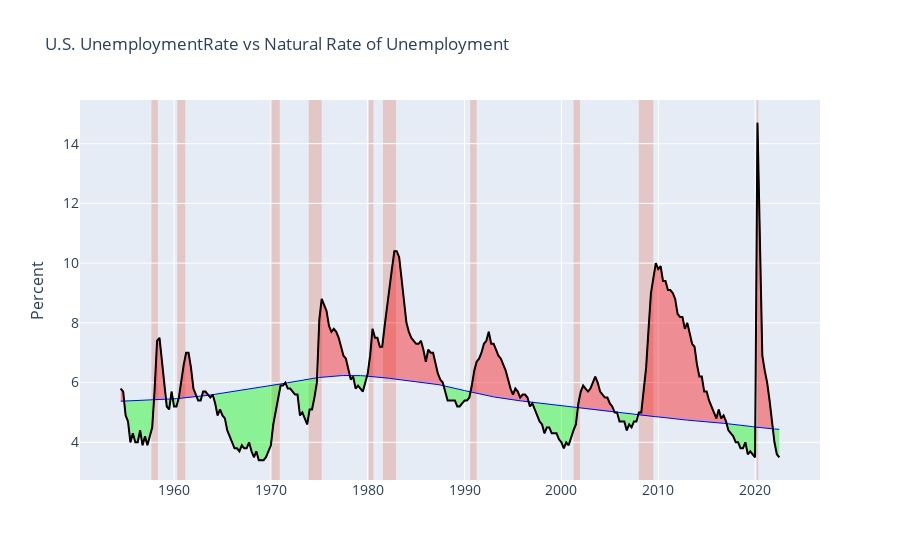

Notebook code cell kept with this figure:
### Code cell
UNRATE = pd.DataFrame(fred.get_series('UNRATE'))
NROU = pd.DataFrame(fred.get_series('NROU'))

# sample data
df = pd.DataFrame()
df['USREC'] = srty['USREC']
df['y'] = UNRATE.iloc[:,0]
df['ma1'] = NROU.iloc[:,0]
df['ma2'] = UNRATE.iloc[:,0]
df=df.dropna()
df1 = df.copy()

# split data into chunks where averages cross each other
df['label'] = np.where(df['ma1']>df['ma2'], 1, 0)
df['group'] = df['label'].ne(df['label'].shift()).cumsum()
df = df.groupby('group')
dfs = []
for name, data in df:
    dfs.append(data)

# custom function to set fill color
def fillcol(label):
    if label >= 1:
        return 'rgba(0,250,0,0.4)'
    else:
        return 'rgba(250,0,0,0.4)'

fig = go.Figure()

for df in dfs:
    fig.add_traces(go.Scatter(x=df.index, y = df.ma1,
                              line = dict(color='rgba(0,0,0,0)')))
    
    fig.add_traces(go.Scatter(x=df.index, y = df.ma2,
                              line = dict(color='rgba(0,0,0,0)'),
                              fill='tonexty', 
                              fillcolor = fillcol(df['label'].iloc[0])))

# include averages
fig.add_traces(go.Scatter(x=df1.index, y = df1.ma1,
                          line = dict(color = 'blue', width=1)))

fig.add_traces(go.Scatter(x=df1.index, y = df1.ma2,
                          line = dict(color = 'red', width=1)))

# include main time-series
fig.add_traces(go.Scatter(x=df1.index, y = df1.y,
                          line = dict(color = 'black', width=2)))

fig.update_layout(
        title='U.S. UnemploymentRate vs Natural Rate of Unemployment',
        xaxis_tickfont_size=14,
        yaxis=dict(
            title='Percent',
            titlefont_size=16,
            tickfont_size=14,
        ),
        legend=dict(
            x=0,
            y=1.0,
            bgcolor='rgba(255, 255, 255, 0)',
            bordercolor='rgba(255, 255, 255, 0)'
        ),
        barmode='group',
        bargap=0.15, # gap between bars of adjacent location coordinates.
        bargroupgap=0.1 # gap between bars of the same location coordinate.
    )

# Highlight areas according to the even_type
current = ''
changes = []

for ind in srty.index:
    if current != srty['USREC'][ind]:
        current = srty['USREC'][ind]
        changes.append([srty['date'][ind],srty['USREC'][ind]])


color_dict= {'Yes':'#d9330d','No':'#e5ecf6',}

for i, val in enumerate(changes):
    if (i+1) == len(changes):
            changes_last_date = changes[-1][0]
            changes_last_state = changes[-1][1]
            last_date= srty['date'].iloc[-1]
            fig.add_vrect(
                          x0=changes_last_date, x1=last_date,
                          fillcolor=color_dict[changes_last_state], opacity=0.2,
                          layer="below", line_width=0)

    else:
          

        if changes[i][1] =='Yes':
            fig.add_vrect(
                        x0=changes[i][0], x1=changes[i+1][0],
                        fillcolor=color_dict['Yes'], opacity=0.2,
                        layer="below", line_width=0)


fig.update_layout(showlegend=False)
fig.show()

### Figure 1 — Plotly figure (JSON) as saved in the notebook; plotly's stock layout.template omitted (floating-point values rounded to 4 significant figures; data arrays with more than 128 entries replaced by an {"elided": "..."} marker saying what was removed)
{"data": [{"line": {"color": "rgba(0,0,0,0)"}, "type": "scatter", "x": ["1954-07-01T00:00:00", "1954-10-01T00:00:00"], "y": [5.376, 5.379]}, {"fill": "tonexty", "fillcolor": "rgba(250,0,0,0.4)", "line": {"color": "rgba(0,0,0,0)"}, "type": "scatter", "x": ["1954-07-01T00:00:00", "1954-10-01T00:00:00"], "y": [5.8, 5.7]}, {"line": {"color": "rgba(0,0,0,0)"}, "type": "scatter", "x": ["1955-01-01T00:00:00", "1955-04-01T00:00:00", "1955-07-01T00:00:00", "1955-10-01T00:00:00", "1956-01-01T00:00:00", "1956-04-01T00:00:00", "1956-07-01T00:00:00", "1956-10-01T00:00:00", "1957-01-01T00:00:00", "1957-04-01T00:00:00", "1957-07-01T00:00:00", "1957-10-01T00:00:00"], "y": [5.381, 5.384, 5.386, 5.389, 5.391, 5.393, 5.396, 5.398, 5.401, 5.404, 5.407, 5.411]}, {"fill": "tonexty", "fillcolor": "rgba(0,250,0,0.4)", "line": {"color": "rgba(0,0,0,0)"}, "type": "scatter", "x": ["1955-01-01T00:00:00", "1955-04-01T00:00:00", "1955-07-01T00:00:00", "1955-10-01T00:00:00", "1956-01-01T00:00:00", "1956-04-01T00:00:00", "1956-07-01T00:00:00", "1956-10-01T00:00:00", "1957-01-01T00:00:00", "1957-04-01T00:00:00", "1957-07-01T00:00:00", "1957-10-01T00:00:00"], "y": [4.9, 4.7, 4, 4.3, 4, 4, 4.4, 3.9, 4.2, 3.9, 4.2, 4.5]}, {"line": {"color": "rgba(0,0,0,0)"}, "type": "scatter", "x": ["1958-01-01T00:00:00", "1958-04-01T00:00:00", "1958-07-01T00:00:00", "1958-10-01T00:00:00", "1959-01-01T00:00:00"], "y": [5.414, 5.418, 5.423, 5.427, 5.433]}, {"fill": "tonexty", "fillcolor": "rgba(250,0,0,0.4)", "line": {"color": "rgba(0,0,0,0)"}, "type": "scatter", "x": ["1958-01-01T00:00:00", "1958-04-01T00:00:00", "1958-07-01T00:00:00", "1958-10-01T00:00:00", "1959-01-01T00:00:00"], "y": [5.8, 7.4, 7.5, 6.7, 6]}, {"line": {"color": "rgba(0,0,0,0)"}, "type": "scatter", "x": ["1959-04-01T00:00:00", "1959-07-01T00:00:00"], "y": [5.438, 5.444]}, {"fill": "tonexty", "fillcolor": "rgba(0,250,0,0.4)", "line": {"color": "rgba(0,0,0,0)"}, "type": "scatter", "x": ["1959-04-01T00:00:00", "1959-07-01T00:00:00"], "y": [5.2, 5.1]}, {"line": {"color": "rgba(0,0,0,0)"}, "type": "scatter", "x": ["1959-10-01T00:00:00"], "y": [5.45]}, {"fill": "tonexty", "fillcolor": "rgba(250,0,0,0.4)", "line": {"color": "rgba(0,0,0,0)"}, "type": "scatter", "x": ["1959-10-01T00:00:00"], "y": [5.7]}, {"line": {"color": "rgba(0,0,0,0)"}, "type": "scatter", "x": ["1960-01-01T00:00:00", "1960-04-01T00:00:00"], "y": [5.456, 5.463]}, {"fill": "tonexty", "fillcolor": "rgba(0,250,0,0.4)", "line": {"color": "rgba(0,0,0,0)"}, "type": "scatter", "x": ["1960-01-01T00:00:00", "1960-04-01T00:00:00"], "y": [5.2, 5.2]}, {"line": {"color": "rgba(0,0,0,0)"}, "type": "scatter", "x": ["1960-07-01T00:00:00", "1960-10-01T00:00:00", "1961-01-01T00:00:00", "1961-04-01T00:00:00", "1961-07-01T00:00:00", "1961-10-01T00:00:00", "1962-01-01T00:00:00", "1962-04-01T00:00:00"], "y": [5.47, 5.477, 5.484, 5.491, 5.499, 5.506, 5.515, 5.523]}, {"fill": "tonexty", "fillcolor": "rgba(250,0,0,0.4)", "line": {"color": "rgba(0,0,0,0)"}, "type": "scatter", "x": ["1960-07-01T00:00:00", "1960-10-01T00:00:00", "1961-01-01T00:00:00", "1961-04-01T00:00:00", "1961-07-01T00:00:00", "1961-10-01T00:00:00", "1962-01-01T00:00:00", "1962-04-01T00:00:00"], "y": [5.5, 6.1, 6.6, 7, 7, 6.5, 5.8, 5.6]}, {"line": {"color": "rgba(0,0,0,0)"}, "type": "scatter", "x": ["1962-07-01T00:00:00", "1962-10-01T00:00:00"], "y": [5.532, 5.541]}, {"fill": "tonexty", "fillcolor": "rgba(0,250,0,0.4)", "line": {"color": "rgba(0,0,0,0)"}, "type": "scatter", "x": ["1962-07-01T00:00:00", "1962-10-01T00:00:00"], "y": [5.4, 5.4]}, {"line": {"color": "rgba(0,0,0,0)"}, "type": "scatter", "x": ["1963-01-01T00:00:00", "1963-04-01T00:00:00", "1963-07-01T00:00:00"], "y": [5.551, 5.562, 5.572]}, {"fill": "tonexty", "fillcolor": "rgba(250,0,0,0.4)", "line": {"color": "rgba(0,0,0,0)"}, "type": "scatter", "x": ["1963-01-01T00:00:00", "1963-04-01T00:00:00", "1963-07-01T00:00:00"], "y": [5.7, 5.7, 5.6]}, {"line": {"color": "rgba(0,0,0,0)"}, "type": "scatter", "x": ["1963-10-01T00:00:00"], "y": [5.584]}, {"fill": "tonexty", "fillcolor": "rgba(0,250,0,0.4)", "line": {"color": "rgba(0,0,0,0)"}, "type": "scatter", "x": ["1963-10-01T00:00:00"], "y": [5.5]}, {"line": {"color": "rgba(0,0,0,0)"}, "type": "scatter", "x": ["1964-01-01T00:00:00"], "y": [5.596]}, {"fill": "tonexty", "fillcolor": "rgba(250,0,0,0.4)", "line": {"color": "rgba(0,0,0,0)"}, "type": "scatter", "x": ["1964-01-01T00:00:00"], "y": [5.6]}, {"line": {"color": "rgba(0,0,0,0)"}, "type": "scatter", "x": ["1964-04-01T00:00:00", "1964-07-01T00:00:00", "1964-10-01T00:00:00", "1965-01-01T00:00:00", "1965-04-01T00:00:00", "1965-07-01T00:00:00", "1965-10-01T00:00:00", "1966-01-01T00:00:00", "1966-04-01T00:00:00", "1966-07-01T00:00:00", "1966-10-01T00:00:00", "1967-01-01T00:00:00", "1967-04-01T00:00:00", "1967-07-01T00:00:00", "1967-10-01T00:00:00", "1968-01-01T00:00:00", "1968-04-01T00:00:00", "1968-07-01T00:00:00", "1968-10-01T00:00:00", "1969-01-01T00:00:00", "1969-04-01T00:00:00", "1969-07-01T00:00:00", "1969-10-01T00:00:00", "1970-01-01T00:00:00", "1970-04-01T00:00:00", "1970-07-01T00:00:00", "1970-10-01T00:00:00", "1971-01-01T00:00:00", "1971-04-01T00:00:00"], "y": [5.608, 5.62, 5.633, 5.646, 5.659, 5.672, 5.685, 5.698, 5.711, 5.723, 5.735, 5.747, 5.758, 5.77, 5.781, 5.792, 5.804, 5.815, 5.827, 5.839, 5.851, 5.864, 5.877, 5.89, 5.904, 5.918, 5.933, 5.948, 5.963]}, {"fill": "tonexty", "fillcolor": "rgba(0,250,0,0.4)", "line": {"color": "rgba(0,0,0,0)"}, "type": "scatter", "x": ["1964-04-01T00:00:00", "1964-07-01T00:00:00", "1964-10-01T00:00:00", "1965-01-01T00:00:00", "1965-04-01T00:00:00", "1965-07-01T00:00:00", "1965-10-01T00:00:00", "1966-01-01T00:00:00", "1966-04-01T00:00:00", "1966-07-01T00:00:00", "1966-10-01T00:00:00", "1967-01-01T00:00:00", "1967-04-01T00:00:00", "1967-07-01T00:00:00", "1967-10-01T00:00:00", "1968-01-01T00:00:00", "1968-04-01T00:00:00", "1968-07-01T00:00:00", "1968-10-01T00:00:00", "1969-01-01T00:00:00", "1969-04-01T00:00:00", "1969-07-01T00:00:00", "1969-10-01T00:00:00", "1970-01-01T00:00:00", "1970-04-01T00:00:00", "1970-07-01T00:00:00", "1970-10-01T00:00:00", "1971-01-01T00:00:00", "1971-04-01T00:00:00"], "y": [5.3, 4.9, 5.1, 4.9, 4.8, 4.4, 4.2, 4, 3.8, 3.8, 3.7, 3.9, 3.8, 3.8, 4, 3.7, 3.5, 3.7, 3.4, 3.4, 3.4, 3.5, 3.7, 3.9, 4.6, 5, 5.5, 5.9, 5.9]}, {"line": {"color": "rgba(0,0,0,0)"}, "type": "scatter", "x": ["1971-07-01T00:00:00"], "y": [5.979]}, {"fill": "tonexty", "fillcolor": "rgba(250,0,0,0.4)", "line": {"color": "rgba(0,0,0,0)"}, "type": "scatter", "x": ["1971-07-01T00:00:00"], "y": [6]}, {"line": {"color": "rgba(0,0,0,0)"}, "type": "scatter", "x": ["1971-10-01T00:00:00", "1972-01-01T00:00:00", "1972-04-01T00:00:00", "1972-07-01T00:00:00", "1972-10-01T00:00:00", "1973-01-01T00:00:00", "1973-04-01T00:00:00", "1973-07-01T00:00:00", "1973-10-01T00:00:00", "1974-01-01T00:00:00", "1974-04-01T00:00:00", "1974-07-01T00:00:00", "1974-10-01T00:00:00"], "y": [5.994, 6.01, 6.026, 6.041, 6.057, 6.072, 6.086, 6.1, 6.114, 6.127, 6.139, 6.15, 6.161]}, {"fill": "tonexty", "fillcolor": "rgba(0,250,0,0.4)", "line": {"color": "rgba(0,0,0,0)"}, "type": "scatter", "x": ["1971-10-01T00:00:00", "1972-01-01T00:00:00", "1972-04-01T00:00:00", "1972-07-01T00:00:00", "1972-10-01T00:00:00", "1973-01-01T00:00:00", "1973-04-01T00:00:00", "1973-07-01T00:00:00", "1973-10-01T00:00:00", "1974-01-01T00:00:00", "1974-04-01T00:00:00", "1974-07-01T00:00:00", "1974-10-01T00:00:00"], "y": [5.8, 5.8, 5.7, 5.6, 5.6, 4.9, 5, 4.8, 4.6, 5.1, 5.1, 5.5, 6]}, {"line": {"color": "rgba(0,0,0,0)"}, "type": "scatter", "x": ["1975-01-01T00:00:00", "1975-04-01T00:00:00", "1975-07-01T00:00:00", "1975-10-01T00:00:00", "1976-01-01T00:00:00", "1976-04-01T00:00:00", "1976-07-01T00:00:00", "1976-10-01T00:00:00", "1977-01-01T00:00:00", "1977-04-01T00:00:00", "1977-07-01T00:00:00", "1977-10-01T00:00:00", "1978-01-01T00:00:00"], "y": [6.171, 6.18, 6.189, 6.197, 6.205, 6.211, 6.218, 6.223, 6.228, 6.232, 6.235, 6.238, 6.239]}, {"fill": "tonexty", "fillcolor": "rgba(250,0,0,0.4)", "line": {"color": "rgba(0,0,0,0)"}, "type": "scatter", "x": ["1975-01-01T00:00:00", "1975-04-01T00:00:00", "1975-07-01T00:00:00", "1975-10-01T00:00:00", "1976-01-01T00:00:00", "1976-04-01T00:00:00", "1976-07-01T00:00:00", "1976-10-01T00:00:00", "1977-01-01T00:00:00", "1977-04-01T00:00:00", "1977-07-01T00:00:00", "1977-10-01T00:00:00", "1978-01-01T00:00:00"], "y": [8.1, 8.8, 8.6, 8.4, 7.9, 7.7, 7.8, 7.7, 7.5, 7.2, 6.9, 6.8, 6.4]}, {"line": {"color": "rgba(0,0,0,0)"}, "type": "scatter", "x": ["1978-04-01T00:00:00", "1978-07-01T00:00:00", "1978-10-01T00:00:00", "1979-01-01T00:00:00", "1979-04-01T00:00:00", "1979-07-01T00:00:00", "1979-10-01T00:00:00"], "y": [6.24, 6.24, 6.238, 6.236, 6.233, 6.228, 6.223]}, {"fill": "tonexty", "fillcolor": "rgba(0,250,0,0.4)", "line": {"color": "rgba(0,0,0,0)"}, "type": "scatter", "x": ["1978-04-01T00:00:00", "1978-07-01T00:00:00", "1978-10-01T00:00:00", "1979-01-01T00:00:00", "1979-04-01T00:00:00", "1979-07-01T00:00:00", "1979-10-01T00:00:00"], "y": [6.1, 6.2, 5.8, 5.9, 5.8, 5.7, 6]}, {"line": {"color": "rgba(0,0,0,0)"}, "type": "scatter", "x": ["1980-01-01T00:00:00", "1980-04-01T00:00:00", "1980-07-01T00:00:00", "1980-10-01T00:00:00", "1981-01-01T00:00:00", "1981-04-01T00:00:00", "1981-07-01T00:00:00", "1981-10-01T00:00:00", "1982-01-01T00:00:00", "1982-04-01T00:00:00", "1982-07-01T00:00:00", "1982-10-01T00:00:00", "1983-01-01T00:00:00", "1983-04-01T00:00:00", "1983-07-01T00:00:00", "1983-10-01T00:00:00", "1984-01-01T00:00:00", "1984-04-01T00:00:00", "1984-07-01T00:00:00", "1984-10-01T00:00:00", "1985-01-01T00:00:00", "1985-04-01T00:00:00", "1985-07-01T00:00:00", "1985-10-01T00:00:00", "1986-01-01T00:00:00", "1986-04-01T00:00:00", "1986-07-01T00:00:00", "1986-10-01T00:00:00", "1987-01-01T00:00:00", "1987-04-01T00:00:00", "1987-07-01T00:00:00", "1987-10-01T00:00:00"], "y": [6.217, 6.211, 6.203, 6.195, 6.187, 6.178, 6.169, 6.16, 6.151, 6.141, 6.132, 6.122, 6.113, 6.104, 6.094, 6.085, 6.076, 6.067, 6.058, 6.048, 6.039, 6.029, 6.019, 6.009, 5.998, 5.986, 5.974, 5.961, 5.948, 5.933, 5.918, 5.902]}, {"fill": "tonexty", "fillcolor": "rgba(250,0,0,0.4)", "line": {"color": "rgba(0,0,0,0)"}, "type": "scatter", "x": ["1980-01-01T00:00:00", "1980-04-01T00:00:00", "1980-07-01T00:00:00", "1980-10-01T00:00:00", "1981-01-01T00:00:00", "1981-04-01T00:00:00", "1981-07-01T00:00:00", "1981-10-01T00:00:00", "1982-01-01T00:00:00", "1982-04-01T00:00:00", "1982-07-01T00:00:00", "1982-10-01T00:00:00", "1983-01-01T00:00:00", "1983-04-01T00:00:00", "1983-07-01T00:00:00", "1983-10-01T00:00:00", "1984-01-01T00:00:00", "1984-04-01T00:00:00", "1984-07-01T00:00:00", "1984-10-01T00:00:00", "1985-01-01T00:00:00", "1985-04-01T00:00:00", "1985-07-01T00:00:00", "1985-10-01T00:00:00", "1986-01-01T00:00:00", "1986-04-01T00:00:00", "1986-07-01T00:00:00", "1986-10-01T00:00:00", "1987-01-01T00:00:00", "1987-04-01T00:00:00", "1987-07-01T00:00:00", "1987-10-01T00:00:00"], "y": [6.3, 6.9, 7.8, 7.5, 7.5, 7.2, 7.2, 7.9, 8.6, 9.3, 9.8, 10.4, 10.4, 10.2, 9.4, 8.8, 8, 7.7, 7.5, 7.4, 7.3, 7.3, 7.4, 7.1, 6.7, 7.1, 7, 7, 6.6, 6.3, 6.1, 6]}, {"line": {"color": "rgba(0,0,0,0)"}, "type": "scatter", "x": ["1988-01-01T00:00:00", "1988-04-01T00:00:00", "1988-07-01T00:00:00", "1988-10-01T00:00:00", "1989-01-01T00:00:00", "1989-04-01T00:00:00", "1989-07-01T00:00:00", "1989-10-01T00:00:00", "1990-01-01T00:00:00", "1990-04-01T00:00:00", "1990-07-01T00:00:00"], "y": [5.885, 5.867, 5.849, 5.83, 5.811, 5.792, 5.772, 5.752, 5.733, 5.713, 5.694]}, {"fill": "tonexty", "fillcolor": "rgba(0,250,0,0.4)", "line": {"color": "rgba(0,0,0,0)"}, "type": "scatter", "x": ["1988-01-01T00:00:00", "1988-04-01T00:00:00", "1988-07-01T00:00:00", "1988-10-01T00:00:00", "1989-01-01T00:00:00", "1989-04-01T00:00:00", "1989-07-01T00:00:00", "1989-10-01T00:00:00", "1990-01-01T00:00:00", "1990-04-01T00:00:00", "1990-07-01T00:00:00"], "y": [5.7, 5.4, 5.4, 5.4, 5.4, 5.2, 5.2, 5.3, 5.4, 5.4, 5.5]}, {"line": {"color": "rgba(0,0,0,0)"}, "type": "scatter", "x": ["1990-10-01T00:00:00", "1991-01-01T00:00:00", "1991-04-01T00:00:00", "1991-07-01T00:00:00", "1991-10-01T00:00:00", "1992-01-01T00:00:00", "1992-04-01T00:00:00", "1992-07-01T00:00:00", "1992-10-01T00:00:00", "1993-01-01T00:00:00", "1993-04-01T00:00:00", "1993-07-01T00:00:00", "1993-10-01T00:00:00", "1994-01-01T00:00:00", "1994-04-01T00:00:00", "1994-07-01T00:00:00", "1994-10-01T00:00:00", "1995-01-01T00:00:00", "1995-04-01T00:00:00", "1995-07-01T00:00:00", "1995-10-01T00:00:00", "1996-01-01T00:00:00", "1996-04-01T00:00:00", "1996-07-01T00:00:00"], "y": [5.675, 5.656, 5.638, 5.62, 5.603, 5.586, 5.569, 5.553, 5.538, 5.522, 5.508, 5.494, 5.48, 5.467, 5.455, 5.443, 5.431, 5.42, 5.409, 5.399, 5.389, 5.379, 5.37, 5.36]}, {"fill": "tonexty", "fillcolor": "rgba(250,0,0,0.4)", "line": {"color": "rgba(0,0,0,0)"}, "type": "scatter", "x": ["1990-10-01T00:00:00", "1991-01-01T00:00:00", "1991-04-01T00:00:00", "1991-07-01T00:00:00", "1991-10-01T00:00:00", "1992-01-01T00:00:00", "1992-04-01T00:00:00", "1992-07-01T00:00:00", "1992-10-01T00:00:00", "1993-01-01T00:00:00", "1993-04-01T00:00:00", "1993-07-01T00:00:00", "1993-10-01T00:00:00", "1994-01-01T00:00:00", "1994-04-01T00:00:00", "1994-07-01T00:00:00", "1994-10-01T00:00:00", "1995-01-01T00:00:00", "1995-04-01T00:00:00", "1995-07-01T00:00:00", "1995-10-01T00:00:00", "1996-01-01T00:00:00", "1996-04-01T00:00:00", "1996-07-01T00:00:00"], "y": [5.9, 6.4, 6.7, 6.8, 7, 7.3, 7.4, 7.7, 7.3, 7.3, 7.1, 6.9, 6.8, 6.6, 6.4, 6.1, 5.8, 5.6, 5.8, 5.7, 5.5, 5.6, 5.6, 5.5]}, {"line": {"color": "rgba(0,0,0,0)"}, "type": "scatter", "x": ["1996-10-01T00:00:00", "1997-01-01T00:00:00", "1997-04-01T00:00:00", "1997-07-01T00:00:00", "1997-10-01T00:00:00", "1998-01-01T00:00:00", "1998-04-01T00:00:00", "1998-07-01T00:00:00", "1998-10-01T00:00:00", "1999-01-01T00:00:00", "1999-04-01T00:00:00", "1999-07-01T00:00:00", "1999-10-01T00:00:00", "2000-01-01T00:00:00", "2000-04-01T00:00:00", "2000-07-01T00:00:00", "2000-10-01T00:00:00", "2001-01-01T00:00:00", "2001-04-01T00:00:00", "2001-07-01T00:00:00"], "y": [5.351, 5.342, 5.332, 5.323, 5.314, 5.304, 5.295, 5.285, 5.275, 5.265, 5.255, 5.245, 5.235, 5.225, 5.215, 5.204, 5.194, 5.183, 5.173, 5.162]}, {"fill": "tonexty", "fillcolor": "rgba(0,250,0,0.4)", "line": {"color": "rgba(0,0,0,0)"}, "type": "scatter", "x": ["1996-10-01T00:00:00", "1997-01-01T00:00:00", "1997-04-01T00:00:00", "1997-07-01T00:00:00", "1997-10-01T00:00:00", "1998-01-01T00:00:00", "1998-04-01T00:00:00", "1998-07-01T00:00:00", "1998-10-01T00:00:00", "1999-01-01T00:00:00", "1999-04-01T00:00:00", "1999-07-01T00:00:00", "1999-10-01T00:00:00", "2000-01-01T00:00:00", "2000-04-01T00:00:00", "2000-07-01T00:00:00", "2000-10-01T00:00:00", "2001-01-01T00:00:00", "2001-04-01T00:00:00", "2001-07-01T00:00:00"], "y": [5.2, 5.3, 5.1, 4.9, 4.7, 4.6, 4.3, 4.5, 4.5, 4.3, 4.3, 4.3, 4.1, 4, 3.8, 4, 3.9, 4.2, 4.4, 4.6]}, {"line": {"color": "rgba(0,0,0,0)"}, "type": "scatter", "x": ["2001-10-01T00:00:00", "2002-01-01T00:00:00", "2002-04-01T00:00:00", "2002-07-01T00:00:00", "2002-10-01T00:00:00", "2003-01-01T00:00:00", "2003-04-01T00:00:00", "2003-07-01T00:00:00", "2003-10-01T00:00:00", "2004-01-01T00:00:00", "2004-04-01T00:00:00", "2004-07-01T00:00:00", "2004-10-01T00:00:00", "2005-01-01T00:00:00", "2005-04-01T00:00:00"], "y": [5.151, 5.141, 5.13, 5.119, 5.109, 5.098, 5.088, 5.077, 5.067, 5.057, 5.047, 5.038, 5.029, 5.02, 5.012]}, {"fill": "tonexty", "fillcolor": "rgba(250,0,0,0.4)", "line": {"color": "rgba(0,0,0,0)"}, "type": "scatter", "x": ["2001-10-01T00:00:00", "2002-01-01T00:00:00", "2002-04-01T00:00:00", "2002-07-01T00:00:00", "2002-10-01T00:00:00", "2003-01-01T00:00:00", "2003-04-01T00:00:00", "2003-07-01T00:00:00", "2003-10-01T00:00:00", "2004-01-01T00:00:00", "2004-04-01T00:00:00", "2004-07-01T00:00:00", "2004-10-01T00:00:00", "2005-01-01T00:00:00", "2005-04-01T00:00:00"], "y": [5.3, 5.7, 5.9, 5.8, 5.7, 5.8, 6, 6.2, 6, 5.7, 5.6, 5.5, 5.5, 5.3, 5.2]}, {"line": {"color": "rgba(0,0,0,0)"}, "type": "scatter", "x": ["2005-07-01T00:00:00"], "y": [5.004]}, {"fill": "tonexty", "fillcolor": "rgba(0,250,0,0.4)", "line": {"color": "rgba(0,0,0,0)"}, "type": "scatter", "x": ["2005-07-01T00:00:00"], "y": [5]}, {"line": {"color": "rgba(0,0,0,0)"}, "type": "scatter", "x": ["2005-10-01T00:00:00"], "y": [4.997]}, {"fill": "tonexty", "fillcolor": "rgba(250,0,0,0.4)", "line": {"color": "rgba(0,0,0,0)"}, "type": "scatter", "x": ["2005-10-01T00:00:00"], "y": [5]}, {"line": {"color": "rgba(0,0,0,0)"}, "type": "scatter", "x": ["2006-01-01T00:00:00", "2006-04-01T00:00:00", "2006-07-01T00:00:00", "2006-10-01T00:00:00", "2007-01-01T00:00:00", "2007-04-01T00:00:00", "2007-07-01T00:00:00", "2007-10-01T00:00:00"], "y": [4.987, 4.977, 4.966, 4.955, 4.944, 4.933, 4.923, 4.913]}, {"fill": "tonexty", "fillcolor": "rgba(0,250,0,0.4)", "line": {"color": "rgba(0,0,0,0)"}, "type": "scatter", "x": ["2006-01-01T00:00:00", "2006-04-01T00:00:00", "2006-07-01T00:00:00", "2006-10-01T00:00:00", "2007-01-01T00:00:00", "2007-04-01T00:00:00", "2007-07-01T00:00:00", "2007-10-01T00:00:00"], "y": [4.7, 4.7, 4.7, 4.4, 4.6, 4.5, 4.7, 4.7]}, {"line": {"color": "rgba(0,0,0,0)"}, "type": "scatter", "x": ["2008-01-01T00:00:00", "2008-04-01T00:00:00", "2008-07-01T00:00:00", "2008-10-01T00:00:00", "2009-01-01T00:00:00", "2009-04-01T00:00:00", "2009-07-01T00:00:00", "2009-10-01T00:00:00", "2010-01-01T00:00:00", "2010-04-01T00:00:00", "2010-07-01T00:00:00", "2010-10-01T00:00:00", "2011-01-01T00:00:00", "2011-04-01T00:00:00", "2011-07-01T00:00:00", "2011-10-01T00:00:00", "2012-01-01T00:00:00", "2012-04-01T00:00:00", "2012-07-01T00:00:00", "2012-10-01T00:00:00", "2013-01-01T00:00:00", "2013-04-01T00:00:00", "2013-07-01T00:00:00", "2013-10-01T00:00:00", "2014-01-01T00:00:00", "2014-04-01T00:00:00", "2014-07-01T00:00:00", "2014-10-01T00:00:00", "2015-01-01T00:00:00", "2015-04-01T00:00:00", "2015-07-01T00:00:00", "2015-10-01T00:00:00", "2016-01-01T00:00:00", "2016-04-01T00:00:00", "2016-07-01T00:00:00", "2016-10-01T00:00:00", "2017-01-01T00:00:00"], "y": [4.904, 4.896, 4.888, 4.882, 4.875, 4.869, 4.863, 4.857, 4.851, 4.844, 4.837, 4.829, 4.82, 4.811, 4.802, 4.792, 4.781, 4.771, 4.762, 4.752, 4.743, 4.734, 4.726, 4.718, 4.711, 4.704, 4.697, 4.69, 4.684, 4.677, 4.671, 4.664, 4.657, 4.65, 4.643, 4.636, 4.628]}, {"fill": "tonexty", "fillcolor": "rgba(250,0,0,0.4)", "line": {"color": "rgba(0,0,0,0)"}, "type": "scatter", "x": ["2008-01-01T00:00:00", "2008-04-01T00:00:00", "2008-07-01T00:00:00", "2008-10-01T00:00:00", "2009-01-01T00:00:00", "2009-04-01T00:00:00", "2009-07-01T00:00:00", "2009-10-01T00:00:00", "2010-01-01T00:00:00", "2010-04-01T00:00:00", "2010-07-01T00:00:00", "2010-10-01T00:00:00", "2011-01-01T00:00:00", "2011-04-01T00:00:00", "2011-07-01T00:00:00", "2011-10-01T00:00:00", "2012-01-01T00:00:00", "2012-04-01T00:00:00", "2012-07-01T00:00:00", "2012-10-01T00:00:00", "2013-01-01T00:00:00", "2013-04-01T00:00:00", "2013-07-01T00:00:00", "2013-10-01T00:00:00", "2014-01-01T00:00:00", "2014-04-01T00:00:00", "2014-07-01T00:00:00", "2014-10-01T00:00:00", "2015-01-01T00:00:00", "2015-04-01T00:00:00", "2015-07-01T00:00:00", "2015-10-01T00:00:00", "2016-01-01T00:00:00", "2016-04-01T00:00:00", "2016-07-01T00:00:00", "2016-10-01T00:00:00", "2017-01-01T00:00:00"], "y": [5, 5, 5.8, 6.5, 7.8, 9, 9.5, 10, 9.8, 9.9, 9.4, 9.4, 9.1, 9.1, 9, 8.8, 8.3, 8.2, 8.2, 7.8, 8, 7.6, 7.3, 7.2, 6.6, 6.2, 6.2, 5.7, 5.7, 5.4, 5.2, 5, 4.8, 5.1, 4.8, 4.9, 4.7]}, {"line": {"color": "rgba(0,0,0,0)"}, "type": "scatter", "x": ["2017-04-01T00:00:00", "2017-07-01T00:00:00", "2017-10-01T00:00:00", "2018-01-01T00:00:00", "2018-04-01T00:00:00", "2018-07-01T00:00:00", "2018-10-01T00:00:00", "2019-01-01T00:00:00", "2019-04-01T00:00:00", "2019-07-01T00:00:00", "2019-10-01T00:00:00", "2020-01-01T00:00:00"], "y": [4.621, 4.613, 4.605, 4.597, 4.588, 4.579, 4.569, 4.559, 4.548, 4.537, 4.525, 4.513]}, {"fill": "tonexty", "fillcolor": "rgba(0,250,0,0.4)", "line": {"color": "rgba(0,0,0,0)"}, "type": "scatter", "x": ["2017-04-01T00:00:00", "2017-07-01T00:00:00", "2017-10-01T00:00:00", "2018-01-01T00:00:00", "2018-04-01T00:00:00", "2018-07-01T00:00:00", "2018-10-01T00:00:00", "2019-01-01T00:00:00", "2019-04-01T00:00:00", "2019-07-01T00:00:00", "2019-10-01T00:00:00", "2020-01-01T00:00:00"], "y": [4.4, 4.3, 4.2, 4, 4, 3.8, 3.8, 4, 3.6, 3.7, 3.6, 3.5]}, {"line": {"color": "rgba(0,0,0,0)"}, "type": "scatter", "x": ["2020-04-01T00:00:00", "2020-07-01T00:00:00", "2020-10-01T00:00:00", "2021-01-01T00:00:00", "2021-04-01T00:00:00", "2021-07-01T00:00:00", "2021-10-01T00:00:00"], "y": [4.501, 4.491, 4.481, 4.472, 4.464, 4.457, 4.451]}, {"fill": "tonexty", "fillcolor": "rgba(250,0,0,0.4)", "line": {"color": "rgba(0,0,0,0)"}, "type": "scatter", "x": ["2020-04-01T00:00:00", "2020-07-01T00:00:00", "2020-10-01T00:00:00", "2021-01-01T00:00:00", "2021-04-01T00:00:00", "2021-07-01T00:00:00", "2021-10-01T00:00:00"], "y": [14.7, 10.2, 6.9, 6.4, 6, 5.4, 4.6]}, {"line": {"color": "rgba(0,0,0,0)"}, "type": "scatter", "x": ["2022-01-01T00:00:00", "2022-04-01T00:00:00", "2022-07-01T00:00:00"], "y": [4.445, 4.44, 4.436]}, {"fill": "tonexty", "fillcolor": "rgba(0,250,0,0.4)", "line": {"color": "rgba(0,0,0,0)"}, "type": "scatter", "x": ["2022-01-01T00:00:00", "2022-04-01T00:00:00", "2022-07-01T00:00:00"], "y": [4, 3.6, 3.5]}, {"line": {"color": "blue", "width": 1}, "type": "scatter", "x": {"elided": "273 str values"}, "y": {"elided": "273 float values"}}, {"line": {"color": "red", "width": 1}, "type": "scatter", "x": {"elided": "273 str values"}, "y": {"elided": "273 float values"}}, {"line": {"color": "black", "width": 2}, "type": "scatter", "x": {"elided": "273 str values"}, "y": {"elided": "273 float values"}}], "layout": {"bargap": 0.15, "bargroupgap": 0.1, "barmode": "group", "legend": {"bgcolor": "rgba(255, 255, 255, 0)", "bordercolor": "rgba(255, 255, 255, 0)", "x": 0, "y": 1}, "shapes": [{"fillcolor": "#d9330d", "layer": "below", "line": {"width": 0}, "opacity": 0.2, "type": "rect", "x0": "1957-09-01T00:00:00", "x1": "1958-05-01T00:00:00", "xref": "x", "y0": 0, "y1": 1, "yref": "y domain"}, {"fillcolor": "#d9330d", "layer": "below", "line": {"width": 0}, "opacity": 0.2, "type": "rect", "x0": "1960-05-01T00:00:00", "x1": "1961-03-01T00:00:00", "xref": "x", "y0": 0, "y1": 1, "yref": "y domain"}, {"fillcolor": "#d9330d", "layer": "below", "line": {"width": 0}, "opacity": 0.2, "type": "rect", "x0": "1970-01-01T00:00:00", "x1": "1970-12-01T00:00:00", "xref": "x", "y0": 0, "y1": 1, "yref": "y domain"}, {"fillcolor": "#d9330d", "layer": "below", "line": {"width": 0}, "opacity": 0.2, "type": "rect", "x0": "1973-12-01T00:00:00", "x1": "1975-04-01T00:00:00", "xref": "x", "y0": 0, "y1": 1, "yref": "y domain"}, {"fillcolor": "#d9330d", "layer": "below", "line": {"width": 0}, "opacity": 0.2, "type": "rect", "x0": "1980-02-01T00:00:00", "x1": "1980-08-01T00:00:00", "xref": "x", "y0": 0, "y1": 1, "yref": "y domain"}, {"fillcolor": "#d9330d", "layer": "below", "line": {"width": 0}, "opacity": 0.2, "type": "rect", "x0": "1981-08-01T00:00:00", "x1": "1982-12-01T00:00:00", "xref": "x", "y0": 0, "y1": 1, "yref": "y domain"}, {"fillcolor": "#d9330d", "layer": "below", "line": {"width": 0}, "opacity": 0.2, "type": "rect", "x0": "1990-08-01T00:00:00", "x1": "1991-04-01T00:00:00", "xref": "x", "y0": 0, "y1": 1, "yref": "y domain"}, {"fillcolor": "#d9330d", "layer": "below", "line": {"width": 0}, "opacity": 0.2, "type": "rect", "x0": "2001-04-01T00:00:00", "x1": "2001-12-01T00:00:00", "xref": "x", "y0": 0, "y1": 1, "yref": "y domain"}, {"fillcolor": "#d9330d", "layer": "below", "line": {"width": 0}, "opacity": 0.2, "type": "rect", "x0": "2008-01-01T00:00:00", "x1": "2009-07-01T00:00:00", "xref": "x", "y0": 0, "y1": 1, "yref": "y domain"}, {"fillcolor": "#d9330d", "layer": "below", "line": {"width": 0}, "opacity": 0.2, "type": "rect", "x0": "2020-03-01T00:00:00", "x1": "2020-05-01T00:00:00", "xref": "x", "y0": 0, "y1": 1, "yref": "y domain"}, {"fillcolor": "#e5ecf6", "layer": "below", "line": {"width": 0}, "opacity": 0.2, "type": "rect", "x0": "2020-05-01T00:00:00", "x1": "2022-08-01T00:00:00", "xref": "x", "y0": 0, "y1": 1, "yref": "y domain"}], "showlegend": false, "title": {"text": "U.S. UnemploymentRate vs Natural Rate of Unemployment"}, "xaxis": {"tickfont": {"size": 14}}, "yaxis": {"tickfont": {"size": 14}, "title": {"font": {"size": 16}, "text": "Percent"}}}}
